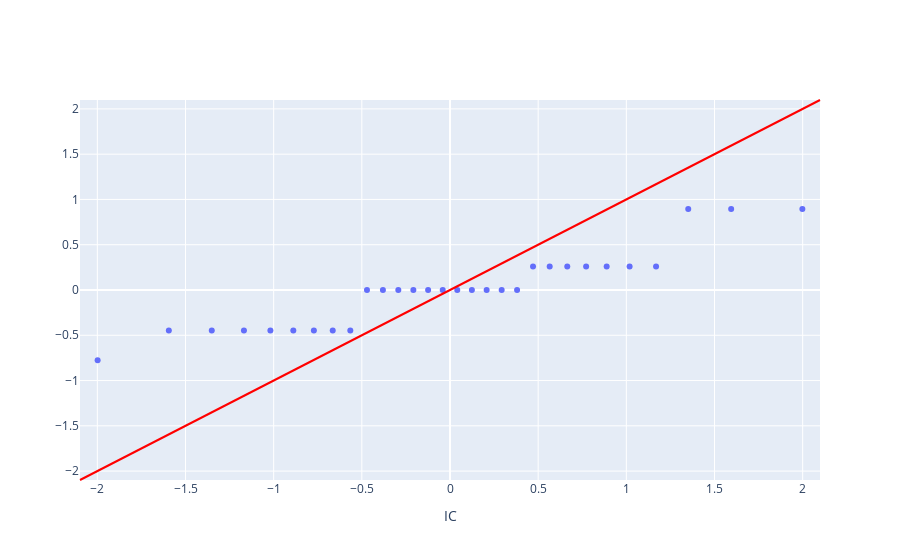

Notebook source saved alongside this figure:
### Code cell
fig = go.Figure()
m_min, m_max = min(min(s[0][0]), min(s[0][1])), max(max(s[0][0]), max(s[0][1]))
fig.add_trace(
    go.Scatter(
        x=s[0][0],
        y=s[0][1],
        mode='markers',
    ))
fig.add_shape(
    dict(
        type="line",
        xref='paper',
        yref='paper',
        x0=0,
        y0=0,
        x1=1,
        y1=1,
        line=dict(
            color="red",
        )
    ))
range = [m_min-0.1, m_max+0.1]
fig.update_xaxes(title_text="IC", range=range)
fig.update_yaxes(range=range)
# fig.update_layout(
#     width=600, height=600
# )
fig.show()

### Figure 1 — Plotly figure (JSON) as saved in the notebook; plotly's stock layout.template omitted (floating-point values rounded to 4 significant figures)
{"data": [{"mode": "markers", "type": "scatter", "x": [-1.998, -1.595, -1.351, -1.169, -1.019, -0.8885, -0.7719, -0.6651, -0.5653, -0.4709, -0.3805, -0.2931, -0.2079, -0.1241, -0.04129, 0.04129, 0.1241, 0.2079, 0.2931, 0.3805, 0.4709, 0.5653, 0.6651, 0.7719, 0.8885, 1.019, 1.169, 1.351, 1.595, 1.998], "y": [-0.7746, -0.4472, -0.4472, -0.4472, -0.4472, -0.4472, -0.4472, -0.4472, -0.4472, 0, 0, 0, 0, 0, 0, 0, 0, 0, 0, 0, 0.2582, 0.2582, 0.2582, 0.2582, 0.2582, 0.2582, 0.2582, 0.8944, 0.8944, 0.8944]}], "layout": {"shapes": [{"line": {"color": "red"}, "type": "line", "x0": 0, "x1": 1, "xref": "paper", "y0": 0, "y1": 1, "yref": "paper"}], "xaxis": {"range": [-2.098, 2.098], "title": {"text": "IC"}}, "yaxis": {"range": [-2.098, 2.098]}}}
